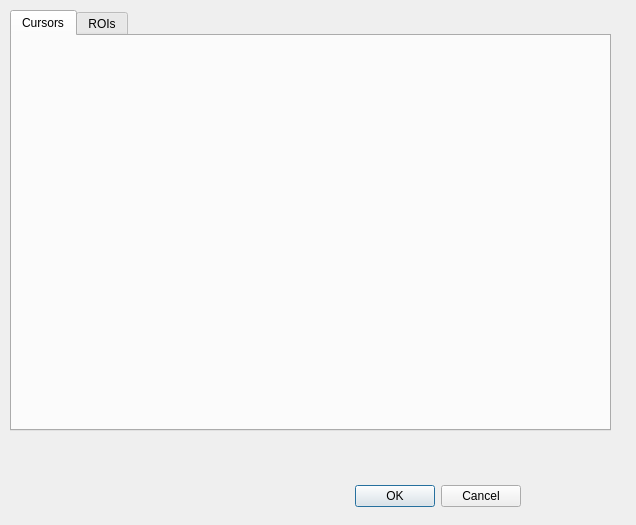
<?xml version="1.0" encoding="UTF-8"?>
<ui version="4.0">
 <class>Dialog</class>
 <widget class="QDialog" name="Dialog">
  <property name="geometry">
   <rect>
    <x>0</x>
    <y>0</y>
    <width>636</width>
    <height>525</height>
   </rect>
  </property>
  <property name="windowTitle">
   <string>Dialog</string>
  </property>
  <widget class="QDialogButtonBox" name="buttonBox">
   <property name="geometry">
    <rect>
     <x>180</x>
     <y>480</y>
     <width>341</width>
     <height>32</height>
    </rect>
   </property>
   <property name="orientation">
    <enum>Qt::Horizontal</enum>
   </property>
   <property name="standardButtons">
    <set>QDialogButtonBox::Cancel|QDialogButtonBox::Ok</set>
   </property>
  </widget>
  <widget class="QTabWidget" name="tabWidget">
   <property name="geometry">
    <rect>
     <x>10</x>
     <y>10</y>
     <width>601</width>
     <height>421</height>
    </rect>
   </property>
   <property name="currentIndex">
    <number>0</number>
   </property>
   <widget class="QWidget" name="cursorsTab">
    <attribute name="title">
     <string>Cursors</string>
    </attribute>
   </widget>
   <widget class="QWidget" name="roisTab">
    <attribute name="title">
     <string>ROIs</string>
    </attribute>
   </widget>
  </widget>
 </widget>
 <resources/>
 <connections>
  <connection>
   <sender>buttonBox</sender>
   <signal>accepted()</signal>
   <receiver>Dialog</receiver>
   <slot>accept()</slot>
   <hints>
    <hint type="sourcelabel">
     <x>248</x>
     <y>254</y>
    </hint>
    <hint type="destinationlabel">
     <x>157</x>
     <y>274</y>
    </hint>
   </hints>
  </connection>
  <connection>
   <sender>buttonBox</sender>
   <signal>rejected()</signal>
   <receiver>Dialog</receiver>
   <slot>reject()</slot>
   <hints>
    <hint type="sourcelabel">
     <x>316</x>
     <y>260</y>
    </hint>
    <hint type="destinationlabel">
     <x>286</x>
     <y>274</y>
    </hint>
   </hints>
  </connection>
 </connections>
</ui>
